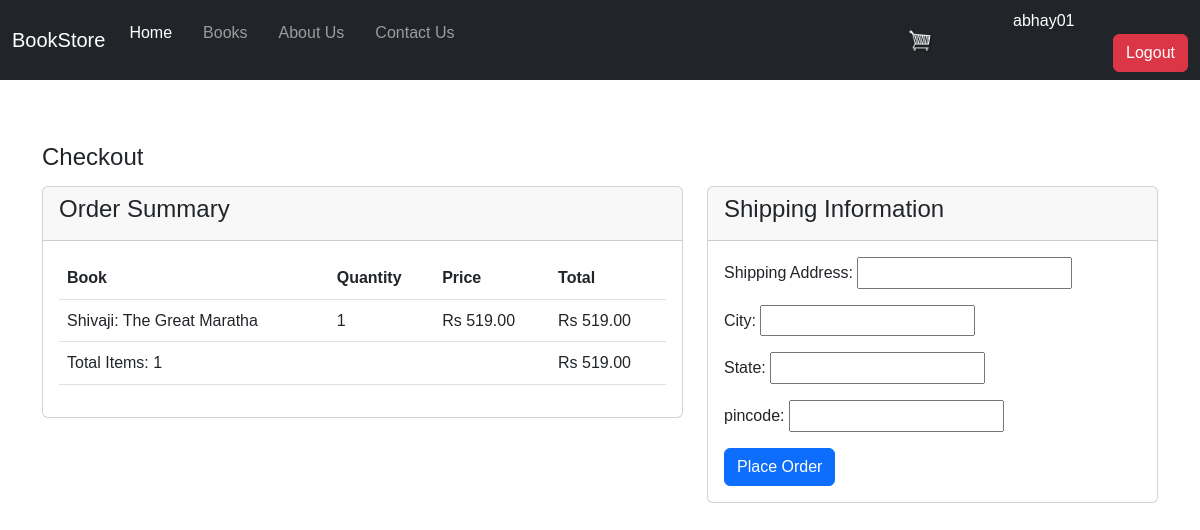
The app's page /bookstore/checkout/ (signed in) with its own data.
### book_app/models.py (models this page shows, shortened)
class OrderItem(models.Model):
    book=models.ForeignKey(Book, on_delete=models.CASCADE,null=True, blank=True,related_name='prod_order')
    order=models.ForeignKey(Order, on_delete=models.CASCADE, null=True, blank=True, related_name='prod_order_item')
    quantity=models.IntegerField(null=True, blank=True)
    date_added=models.DateTimeField(auto_now_add=True)
    @property
    def get_price(self):
        if self.book is not None and self.quantity is not None:
            total = self.book.price * self.quantity
            return total
        else:
            return Decimal('0')

class Book(models.Model):
    name=models.CharField(max_length=200, null=True)
    description=models.TextField(default='SOME STRING')
    price=models.DecimalField(default=00000,max_digits=7, decimal_places=2)
    image=models.ImageField(null=True, blank=True)

### book_app/views.py (the view)
# urls.py: path('checkout/',views.checkout, name='checkout'),
@login_required
def checkout(request):
    user = request.user
    customer = get_or_create_customer(user)
    data = orderData(request)
    order_items = data.get('order_items', [])
    total_cart_items = sum(item.quantity for item in order_items)
    total_cart_price = sum(item.get_price for item in order_items)
    if request.method == 'POST':
        form = CheckoutForm(request.POST)
        if form.is_valid():
            shipping_address = form.cleaned_data['shipping_address']
            city = form.cleaned_data['city']
            state = form.cleaned_data['state']
            pincode = form.cleaned_data['pincode']
            order, created = Order.objects.get_or_create(customer=customer, complete_order=False)
            shipping_address_obj = ShippingAddress(
                customer=customer,
                order=order,
                address=shipping_address,
                city=city,
                state=state,
                pincode=pincode
            )
            shipping_address_obj.save()
            try:
                client = razorpay.Client(auth=(settings.RAZORPAY_KEY_ID, settings.RAZORPAY_KEY_SECRET))
                payment = client.order.create({
                    'amount': int(total_cart_price * 100),  # Ensure amount is in paise
                    'currency': 'INR',
                    'payment_capture': '1'
                })
                order.razor_pay_order_id = payment['id']
                order.save()
                print('Payment:', payment)
                return render(request, 'checkout.html', {'payment': payment})
            except Exception as e:
                print('Payment initiation failed:', e)
                form.add_error(None, 'Payment initiation failed. Please try again.')
    else:
        form = CheckoutForm()
    context = {
        'form': form,
        'order_items': order_items,
        'total_cart_items': total_cart_items,
        'total_cart_price': total_cart_price,
    }
    return render(request, 'checkout.html', context)

### book_app/forms.py
class CheckoutForm(forms.Form):
    shipping_address = forms.CharField(max_length=100, required=True)
    city = forms.CharField(max_length=50, required=True)
    state = forms.CharField(max_length=50, required=True)
    pincode = forms.CharField(max_length=10, required=True)

### book_app/utils.py (called while the page is built)
def get_or_create_customer(user):
    try:
        customer = user.customer
    except Customer.DoesNotExist:
        customer = Customer.objects.create(user=user)
    return customer

def orderData(request):
    user = request.user
    customer = get_or_create_customer(user)
    open_orders=Order.objects.filter(customer=customer, complete_order=False)
    if open_orders.exists():
        order = open_orders.first()
        order_items=OrderItem.objects.filter(order=order)
    else:
        order=None
        order_items=[]
    return {'order_items' : order_items, }

### book_app/templates/checkout.html (shortened to what this page needs)
{% extends "base.html" %}
{% load static %}
{% block content %}
<main>
    <div class="container mt-5">
        <h2>Checkout</h2>
        <div class="row">
            <div class="col-md-7">
                <div class="card">
                    <div class="card-header">
                        <h4>Order Summary</h4>
                    </div>
                    <div class="card-body">
                        <table class="table">
                            <thead>
                                <tr>
                                    <th>Book</th>
                                    <th>Quantity</th>
                                    <th>Price</th>
                                    <th>Total</th>
                                </tr>
                            </thead>
                            <tbody>
                                {% for item in order_items %}
                                    <tr>
                                        <td>{{ item.book.name }}</td>
                                        <td>{{ item.quantity }}</td>
                                        <td>Rs {{ item.book.price }}</td>
                                        <td>Rs {{ item.get_price }}</td>
                                    </tr>
                                {% endfor %}
                                <tr>
                                    <td colspan="3">Total Items: {{ total_cart_items }} </td>
                                    <td>Rs {{ total_cart_price }}</td>
                                </tr>
                            </tbody>
                        </table>
                    </div>
                </div>
            </div>
            <div class="col-md-5">
                <div class="card">
                    <div class="card-header">
                        <h4>Shipping Information</h4>
                    </div>
                    <div class="card-body">
                            <form method="post" action="{% url 'checkout' %}">
                                <div class="form-group">
                                    <label for="shipping_address">Shipping Address:</label>
                                    {{ form.shipping_address }}
                                </div>
                                <div class="form-group mt-3">
                                    <label for="city">City:</label>
                                    {{ form.city }}
                                </div>
                                <div class="form-group mt-3">
                                    <label for="state">State:</label>
                                    {{ form.state }}
                                </div>
                                <div class="form-group mt-3">
                                    <label for="pincode">pincode:</label>
                                    {{ form.pincode }}
                                </div>
                            <button type="submit" class="btn btn-primary mt-3">Place Order</button>
                        </form>
                    </div>
                </div>
            </div>
        </div>
    </div>
</main>
{% endblock %}

### templates/base.html (shortened to what this page needs)
{% load static %}
<!DOCTYPE html>
<html lang="en">
<head>
  <nav class="navbar navbar-expand-lg navbar-dark bg-dark">
    <div class="container-fluid">
      <a class="navbar-brand" href={% url 'home' %}>BookStore</a>
      <div class="collapse navbar-collapse justify-content-center" id="navbarSupportedContent">
        <ul class="navbar-nav me-auto mb-2 mb-lg-0">
          <li class="nav-item">
            <a class="nav-link active" aria-current="page" href={% url 'home' %}>Home</a>
          </li>
          <li class="nav-item">
            <a class="nav-link" href={% url 'booklist'%}>Books</a>
          </li>
          <li class="nav-item">
            <a class="nav-link" href="#">About Us</a>
          </li>
          <li class="nav-item">
            <a class="nav-link" href="#">Contact Us</a>
          </li>
        </ul>
      </div>
      <div class="form-inline my-2 my-lg-0 ">
        <a href="{% url 'cart' %}">
          <img  style= "margin-right: 80px" id="cart-icon" src="{% static 'images/cart.png' %}">
        </a>
      </div>
        {% if user.is_authenticated %}
          <div class="form-inline">
              <div class=" text-white bg-dark me-2">{{ user.username }}</div>
              <a href={% url 'logout' %}><button class="btn btn-danger my-2 my-sm-0" style = "margin-left: 100px; " type="submit">Logout</button></a>
          </div>
        {% endif %}
    </nav>
  <link href="https://cdn.jsdelivr.net/npm/bootstrap@5.3.0-alpha1/dist/css/bootstrap.min.css" rel="stylesheet">
  <link rel="stylesheet" type="text/css" href="{% static 'css/style.css' %}">
</head>
<body>
    {% block content %}
    {% endblock content %}
</body>
</html>

### static/css/style.css (style rules this page uses)
body { font-family: Arial, sans-serif; line-height: 1.6; margin: 0; padding: 0; }
nav { background-color: #eee; padding: 15px; }
nav ul { list-style-type: none; margin: 0; padding: 0; }
nav li { display: inline-block; margin-right: 15px; }
#cart-icon { width:25px; display: inline-block; margin-left: 10px; }
nav a { color: #333; text-decoration: none; }
main { padding: 15px; }
h2 { font-size: 24px; margin-bottom: 15px; }
ul { list-style-type: none; margin: 0; padding: 0; }
li { margin-bottom: 15px; }
a { color: #333; text-decoration: none; }

### records on screen
OrderItem: book.name "Shivaji: The Great Maratha", quantity "1", book.price "519.00", get_price "519.00"

### other values on screen
{{ user.username }} "abhay01"
{{ total_cart_items }} "1"
{{ total_cart_price }} "519.00"
